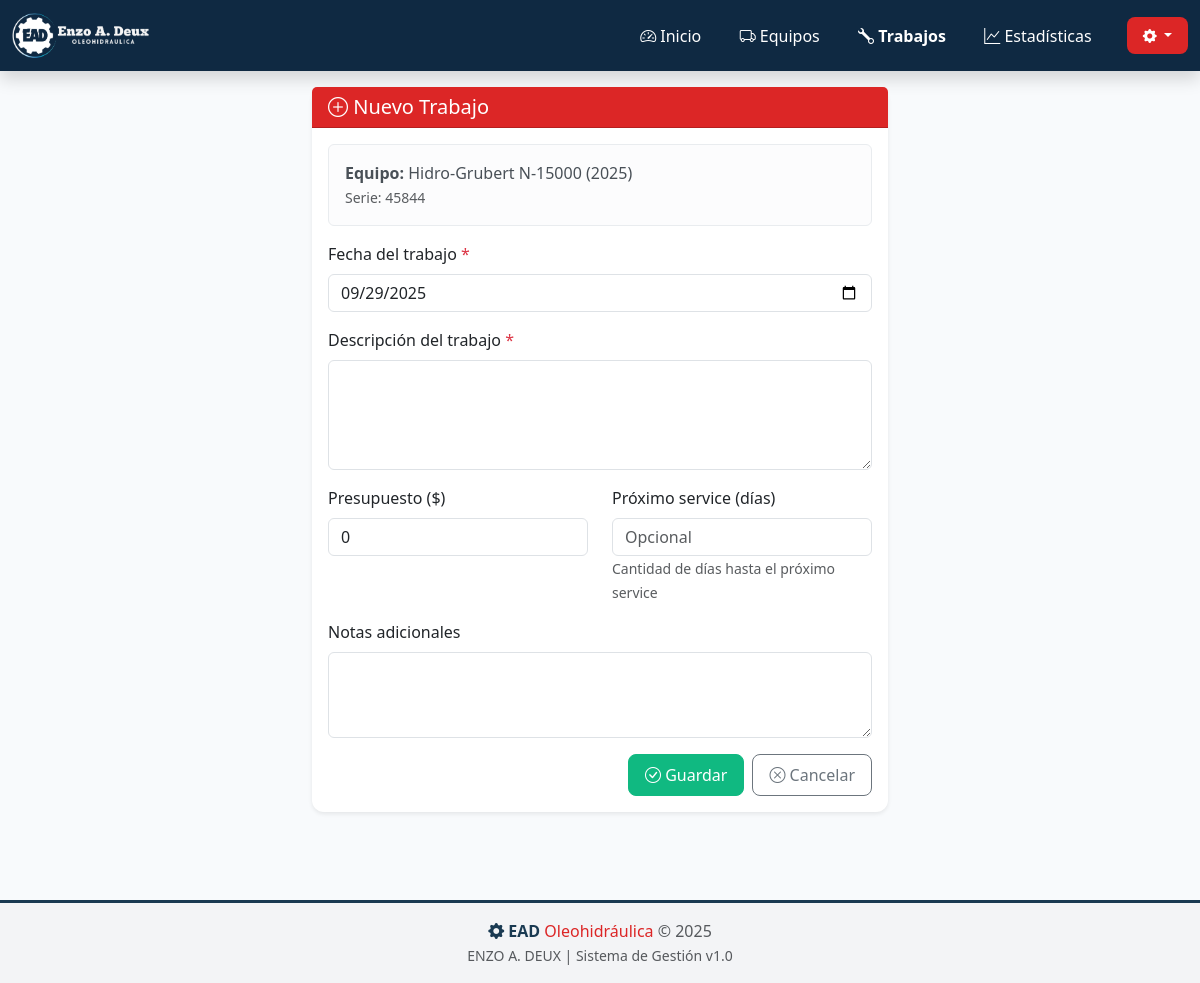
The page /trabajo/nuevo/1 on the database as committed earlier.
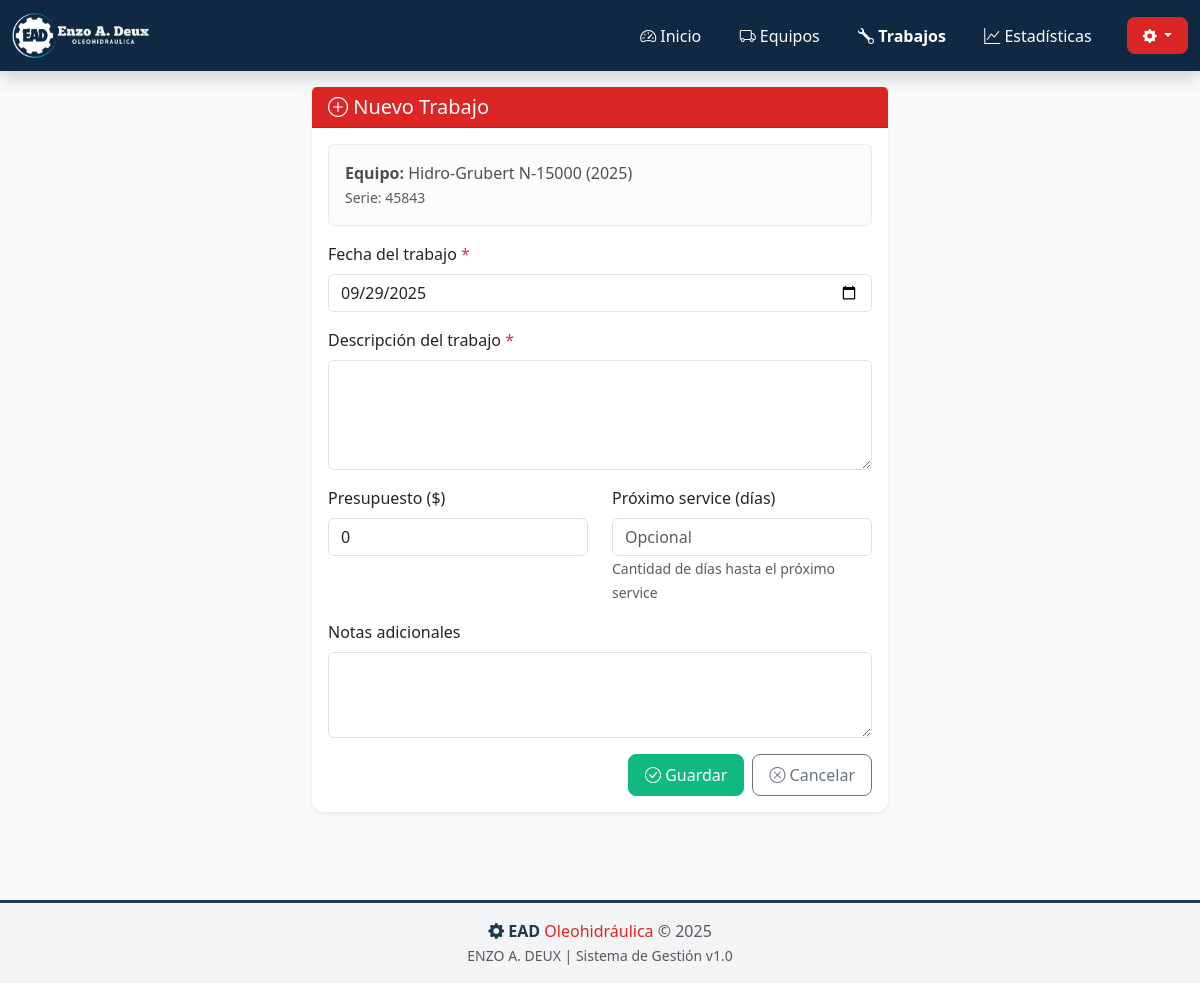
The same page on the database as committed later.
### app_web.py (models this page shows)
class BaseModel(Model):
    class Meta:
        database = db

class Equipment(BaseModel):
    marca = CharField()
    modelo = CharField()
    anio = IntegerField()
    n_serie = CharField()
    propietario = CharField(null=True)
    vehiculo = CharField(null=True)
    dominio = CharField(null=True)
    notes = TextField(null=True)

### app_web.py (the view, shortened to what this page needs)
@app.route('/trabajo/nuevo/<int:equipo_id>', methods=['GET', 'POST'])
def trabajo_new(equipo_id):
    equipo = Equipment.get_by_id(equipo_id)
    return render_template('trabajo_form.html', equipo=equipo, trabajo=None)

### templates/trabajo_form.html (shortened to what this page needs)
{% extends "base.html" %}
{% block content %}
<div class="animate-slide">
    <div class="row justify-content-center">
        <div class="col-12 col-md-8 col-lg-6">
            <div class="card">
                <div class="card-header text-white" style="background-color: var(--ead-red);">
                    <h5 class="mb-0">
                        <i class="bi bi-{{ 'pencil' if trabajo else 'plus-circle' }}"></i>
                        {{ 'Editar' if trabajo else 'Nuevo' }} Trabajo
                    </h5>
                </div>
                <div class="card-body">
                    <div class="alert alert-light">
                        <strong>Equipo:</strong> {{ equipo.marca }} {{ equipo.modelo }} ({{ equipo.anio }})
                        <br>
                        <small class="text-muted">Serie: {{ equipo.n_serie }}</small>
                    </div>
                    <form method="post">
                        <div class="mb-3">
                            <label for="date_done" class="form-label">
                                Fecha del trabajo <span class="text-danger">*</span>
                            </label>
                            <input type="date" class="form-control" id="date_done" name="date_done" required
                                   value="{{ trabajo.date_done.strftime('%Y-%m-%d') if trabajo else '' }}">
                        </div>
                        <div class="mb-3">
                            <label for="description" class="form-label">
                                Descripción del trabajo <span class="text-danger">*</span>
                            </label>
                            <textarea class="form-control" id="description" name="description"
                                      rows="4" required>{{ trabajo.description if trabajo else '' }}</textarea>
                        </div>
                        <div class="row">
                            <div class="col-12 col-md-6 mb-3">
                                <label for="budget" class="form-label">Presupuesto ($)</label>
                                <input type="number" class="form-control" id="budget" name="budget"
                                       step="0.01" min="0"
                                       value="{{ trabajo.budget if trabajo else '0' }}">
                            </div>
                            <div class="col-12 col-md-6 mb-3">
                                <label for="next_service_days" class="form-label">
                                    Próximo service (días)
                                </label>
                                <input type="number" class="form-control" id="next_service_days"
                                       name="next_service_days" min="1"
                                       value="{{ trabajo.next_service_days if trabajo and trabajo.next_service_days else '' }}"
                                       placeholder="Opcional">
                                <small class="text-muted">Cantidad de días hasta el próximo service</small>
                            </div>
                        </div>
                        <div class="mb-3">
                            <label for="notes" class="form-label">Notas adicionales</label>
                            <textarea class="form-control" id="notes" name="notes" rows="3">{{ trabajo.notes if trabajo and trabajo.notes else '' }}</textarea>
                        </div>
                        <div class="d-grid gap-2 d-md-flex justify-content-md-end">
                            <button type="submit" class="btn btn-success">
                                <i class="bi bi-check-circle"></i> Guardar
                            </button>
                            <a href="/equipo/{{ equipo.id }}" class="btn btn-outline-secondary">
                                <i class="bi bi-x-circle"></i> Cancelar
                            </a>
                        </div>
                    </form>
                </div>
            </div>
        </div>
    </div>
</div>
{% endblock %}

Rows that differ between the two databases and show on the page:
changed Equipment "Hidro-Grubert": n_serie "45844" → "45843"
